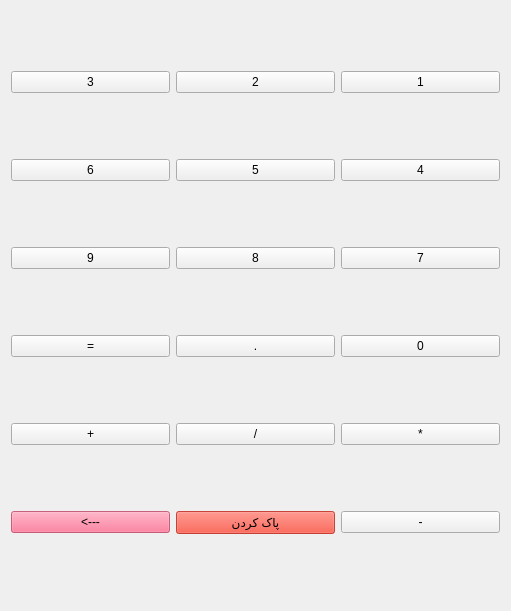
  <widget class="QWidget" name="gridLayoutWidget">
   <property name="geometry">
    <rect>
     <x>690</x>
     <y>220</y>
     <width>511</width>
     <height>611</height>
    </rect>
   </property>
   <layout class="QGridLayout" name="gridLayout">
    <item row="3" column="1">
     <widget class="QPushButton" name="pushButton_14">
      <property name="text">
       <string>8</string>
      </property>
     </widget>
    </item>
    <item row="3" column="0">
     <widget class="QPushButton" name="pushButton_10">
      <property name="text">
       <string>9</string>
      </property>
     </widget>
    </item>
    <item row="5" column="1">
     <widget class="QPushButton" name="pushButton_16">
      <property name="text">
       <string>/</string>
      </property>
     </widget>
    </item>
    <item row="6" column="0">
     <widget class="QPushButton" name="pushButton_18">
      <property name="palette">
       <palette>
        <active>
         <colorrole role="WindowText">
          <brush brushstyle="SolidPattern">
           <color alpha="255">
            <red>0</red>
            <green>0</green>
            <blue>0</blue>
           </color>
          </brush>
         </colorrole>
         <colorrole role="Button">
          <brush brushstyle="SolidPattern">
           <color alpha="190">
            <red>255</red>
            <green>85</green>
            <blue>127</blue>
           </color>
          </brush>
         </colorrole>
         <colorrole role="Light">
          <brush brushstyle="SolidPattern">
           <color alpha="190">
            <red>255</red>
            <green>213</green>
            <blue>223</blue>
           </color>
          </brush>
         </colorrole>
         <colorrole role="Midlight">
          <brush brushstyle="SolidPattern">
           <color alpha="190">
            <red>255</red>
            <green>149</green>
            <blue>175</blue>
           </color>
          </brush>
         </colorrole>
         <colorrole role="Dark">
          <brush brushstyle="SolidPattern">
           <color alpha="190">
            <red>127</red>
            <green>42</green>
            <blue>63</blue>
           </color>
          </brush>
         </colorrole>
         <colorrole role="Mid">
          <brush brushstyle="SolidPattern">
           <color alpha="190">
            <red>170</red>
            <green>56</green>
            <blue>84</blue>
           </color>
          </brush>
         </colorrole>
         <colorrole role="Text">
          <brush brushstyle="SolidPattern">
           <color alpha="255">
            <red>0</red>
            <green>0</green>
            <blue>0</blue>
           </color>
          </brush>
         </colorrole>
         <colorrole role="BrightText">
          <brush brushstyle="SolidPattern">
           <color alpha="255">
            <red>255</red>
            <green>255</green>
            <blue>255</blue>
           </color>
          </brush>
         </colorrole>
         <colorrole role="ButtonText">
          <brush brushstyle="SolidPattern">
           <color alpha="255">
            <red>0</red>
            <green>0</green>
            <blue>0</blue>
           </color>
          </brush>
         </colorrole>
         <colorrole role="Base">
          <brush brushstyle="SolidPattern">
           <color alpha="255">
            <red>255</red>
            <green>255</green>
            <blue>255</blue>
           </color>
          </brush>
         </colorrole>
         <colorrole role="Window">
          <brush brushstyle="SolidPattern">
           <color alpha="190">
            <red>255</red>
            <green>85</green>
            <blue>127</blue>
           </color>
          </brush>
         </colorrole>
         <colorrole role="Shadow">
          <brush brushstyle="SolidPattern">
           <color alpha="255">
            <red>0</red>
            <green>0</green>
            <blue>0</blue>
           </color>
          </brush>
         </colorrole>
         <colorrole role="AlternateBase">
          <brush brushstyle="SolidPattern">
           <color alpha="222">
            <red>255</red>
            <green>170</green>
            <blue>191</blue>
           </color>
          </brush>
         </colorrole>
         <colorrole role="ToolTipBase">
          <brush brushstyle="SolidPattern">
           <color alpha="255">
            <red>255</red>
            <green>255</green>
            <blue>220</blue>
           </color>
          </brush>
         </colorrole>
         <colorrole role="ToolTipText">
          <brush brushstyle="SolidPattern">
           <color alpha="255">
            <red>0</red>
            <green>0</green>
            <blue>0</blue>
           </color>
          </brush>
         </colorrole>
         <colorrole role="PlaceholderText">
          <brush brushstyle="NoBrush">
           <color alpha="128">
            <red>0</red>
            <green>0</green>
            <blue>0</blue>
           </color>
          </brush>
         </colorrole>
        </active>
        <inactive>
         <colorrole role="WindowText">
          <brush brushstyle="SolidPattern">
           <color alpha="255">
            <red>0</red>
            <green>0</green>
            <blue>0</blue>
           </color>
          </brush>
         </colorrole>
         <colorrole role="Button">
          <brush brushstyle="SolidPattern">
           <color alpha="190">
            <red>255</red>
            <green>85</green>
            <blue>127</blue>
           </color>
          </brush>
         </colorrole>
         <colorrole role="Light">
          <brush brushstyle="SolidPattern">
           <color alpha="190">
            <red>255</red>
            <green>213</green>
            <blue>223</blue>
           </color>
          </brush>
         </colorrole>
         <colorrole role="Midlight">
          <brush brushstyle="SolidPattern">
           <color alpha="190">
            <red>255</red>
            <green>149</green>
            <blue>175</blue>
           </color>
          </brush>
         </colorrole>
         <colorrole role="Dark">
          <brush brushstyle="SolidPattern">
           <color alpha="190">
            <red>127</red>
            <green>42</green>
            <blue>63</blue>
           </color>
          </brush>
         </colorrole>
         <colorrole role="Mid">
          <brush brushstyle="SolidPattern">
           <color alpha="190">
            <red>170</red>
            <green>56</green>
            <blue>84</blue>
           </color>
          </brush>
         </colorrole>
         <colorrole role="Text">
          <brush brushstyle="SolidPattern">
           <color alpha="255">
            <red>0</red>
            <green>0</green>
            <blue>0</blue>
           </color>
          </brush>
         </colorrole>
         <colorrole role="BrightText">
          <brush brushstyle="SolidPattern">
           <color alpha="255">
            <red>255</red>
            <green>255</green>
            <blue>255</blue>
           </color>
          </brush>
         </colorrole>
         <colorrole role="ButtonText">
          <brush brushstyle="SolidPattern">
           <color alpha="255">
            <red>0</red>
            <green>0</green>
            <blue>0</blue>
           </color>
          </brush>
         </colorrole>
         <colorrole role="Base">
          <brush brushstyle="SolidPattern">
           <color alpha="255">
            <red>255</red>
            <green>255</green>
            <blue>255</blue>
           </color>
          </brush>
         </colorrole>
         <colorrole role="Window">
          <brush brushstyle="SolidPattern">
           <color alpha="190">
            <red>255</red>
            <green>85</green>
            <blue>127</blue>
           </color>
          </brush>
         </colorrole>
         <colorrole role="Shadow">
          <brush brushstyle="SolidPattern">
           <color alpha="255">
            <red>0</red>
            <green>0</green>
            <blue>0</blue>
           </color>
          </brush>
         </colorrole>
         <colorrole role="AlternateBase">
          <brush brushstyle="SolidPattern">
           <color alpha="222">
            <red>255</red>
            <green>170</green>
            <blue>191</blue>
           </color>
          </brush>
         </colorrole>
         <colorrole role="ToolTipBase">
          <brush brushstyle="SolidPattern">
           <color alpha="255">
            <red>255</red>
            <green>255</green>
            <blue>220</blue>
           </color>
          </brush>
         </colorrole>
         <colorrole role="ToolTipText">
          <brush brushstyle="SolidPattern">
           <color alpha="255">
            <red>0</red>
            <green>0</green>
            <blue>0</blue>
           </color>
          </brush>
         </colorrole>
         <colorrole role="PlaceholderText">
          <brush brushstyle="NoBrush">
           <color alpha="128">
            <red>0</red>
            <green>0</green>
            <blue>0</blue>
           </color>
          </brush>
         </colorrole>
        </inactive>
        <disabled>
         <colorrole role="WindowText">
          <brush brushstyle="SolidPattern">
           <color alpha="190">
            <red>127</red>
            <green>42</green>
            <blue>63</blue>
           </color>
          </brush>
         </colorrole>
         <colorrole role="Button">
          <brush brushstyle="SolidPattern">
           <color alpha="190">
            <red>255</red>
            <green>85</green>
            <blue>127</blue>
           </color>
          </brush>
         </colorrole>
         <colorrole role="Light">
          <brush brushstyle="SolidPattern">
           <color alpha="190">
            <red>255</red>
            <green>213</green>
            <blue>223</blue>
           </color>
          </brush>
         </colorrole>
         <colorrole role="Midlight">
          <brush brushstyle="SolidPattern">
           <color alpha="190">
            <red>255</red>
            <green>149</green>
            <blue>175</blue>
           </color>
          </brush>
         </colorrole>
         <colorrole role="Dark">
          <brush brushstyle="SolidPattern">
           <color alpha="190">
            <red>127</red>
            <green>42</green>
            <blue>63</blue>
           </color>
          </brush>
         </colorrole>
         <colorrole role="Mid">
          <brush brushstyle="SolidPattern">
           <color alpha="190">
            <red>170</red>
            <green>56</green>
            <blue>84</blue>
           </color>
          </brush>
         </colorrole>
         <colorrole role="Text">
          <brush brushstyle="SolidPattern">
           <color alpha="190">
            <red>127</red>
            <green>42</green>
            <blue>63</blue>
           </color>
          </brush>
         </colorrole>
         <colorrole role="BrightText">
          <brush brushstyle="SolidPattern">
           <color alpha="255">
            <red>255</red>
            <green>255</green>
            <blue>255</blue>
           </color>
          </brush>
         </colorrole>
         <colorrole role="ButtonText">
          <brush brushstyle="SolidPattern">
           <color alpha="190">
            <red>127</red>
            <green>42</green>
            <blue>63</blue>
           </color>
          </brush>
         </colorrole>
         <colorrole role="Base">
          <brush brushstyle="SolidPattern">
           <color alpha="190">
            <red>255</red>
            <green>85</green>
            <blue>127</blue>
           </color>
          </brush>
         </colorrole>
         <colorrole role="Window">
          <brush brushstyle="SolidPattern">
           <color alpha="190">
            <red>255</red>
            <green>85</green>
            <blue>127</blue>
           </color>
          </brush>
         </colorrole>
         <colorrole role="Shadow">
          <brush brushstyle="SolidPattern">
           <color alpha="255">
            <red>0</red>
            <green>0</green>
            <blue>0</blue>
           </color>
          </brush>
         </colorrole>
         <colorrole role="AlternateBase">
          <brush brushstyle="SolidPattern">
           <color alpha="190">
            <red>255</red>
            <green>85</green>
            <blue>127</blue>
           </color>
          </brush>
         </colorrole>
         <colorrole role="ToolTipBase">
          <brush brushstyle="SolidPattern">
           <color alpha="255">
            <red>255</red>
            <green>255</green>
            <blue>220</blue>
           </color>
          </brush>
         </colorrole>
         <colorrole role="ToolTipText">
          <brush brushstyle="SolidPattern">
           <color alpha="255">
            <red>0</red>
            <green>0</green>
            <blue>0</blue>
           </color>
          </brush>
         </colorrole>
         <colorrole role="PlaceholderText">
          <brush brushstyle="NoBrush">
           <color alpha="128">
            <red>0</red>
            <green>0</green>
            <blue>0</blue>
           </color>
          </brush>
         </colorrole>
        </disabled>
       </palette>
      </property>
      <property name="text">
       <string>&lt;---</string>
      </property>
     </widget>
    </item>
    <item row="2" column="0">
     <widget class="QPushButton" name="pushButton_13">
      <property name="text">
       <string>6</string>
      </property>
     </widget>
    </item>
    <item row="4" column="2">
     <widget class="QPushButton" name="pushButton_5">
      <property name="text">
       <string>0</string>
      </property>
     </widget>
    </item>
    <item row="2" column="1">
     <widget class="QPushButton" name="pushButton_9">
      <property name="text">
       <string>5</string>
      </property>
     </widget>
    </item>
    <item row="1" column="1">
     <widget class="QPushButton" name="pushButton_2">
      <property name="text">
       <string>2</string>
      </property>
     </widget>
    </item>
    <item row="3" column="2">
     <widget class="QPushButton" name="pushButton_4">
      <property name="text">
       <string>7</string>
      </property>
     </widget>
    </item>
    <item row="4" column="0">
     <widget class="QPushButton" name="pushButton_11">
      <property name="text">
       <string>=</string>
      </property>
     </widget>
    </item>
    <item row="2" column="2">
     <widget class="QPushButton" name="pushButton_8">
      <property name="text">
       <string>4</string>
      </property>
     </widget>
    </item>
    <item row="6" column="1">
     <widget class="QPushButton" name="pushButton_17">
      <property name="palette">
       <palette>
        <active>
         <colorrole role="WindowText">
          <brush brushstyle="SolidPattern">
           <color alpha="255">
            <red>0</red>
            <green>0</green>
            <blue>0</blue>
           </color>
          </brush>
         </colorrole>
         <colorrole role="Button">
          <brush brushstyle="SolidPattern">
           <color alpha="190">
            <red>255</red>
            <green>36</green>
            <blue>16</blue>
           </color>
          </brush>
         </colorrole>
         <colorrole role="Light">
          <brush brushstyle="SolidPattern">
           <color alpha="190">
            <red>255</red>
            <green>153</green>
            <blue>144</blue>
           </color>
          </brush>
         </colorrole>
         <colorrole role="Midlight">
          <brush brushstyle="SolidPattern">
           <color alpha="190">
            <red>255</red>
            <green>94</green>
            <blue>80</blue>
           </color>
          </brush>
         </colorrole>
         <colorrole role="Dark">
          <brush brushstyle="SolidPattern">
           <color alpha="190">
            <red>127</red>
            <green>18</green>
            <blue>8</blue>
           </color>
          </brush>
         </colorrole>
         <colorrole role="Mid">
          <brush brushstyle="SolidPattern">
           <color alpha="190">
            <red>170</red>
            <green>24</green>
            <blue>10</blue>
           </color>
          </brush>
         </colorrole>
         <colorrole role="Text">
          <brush brushstyle="SolidPattern">
           <color alpha="255">
            <red>0</red>
            <green>0</green>
            <blue>0</blue>
           </color>
          </brush>
         </colorrole>
         <colorrole role="BrightText">
          <brush brushstyle="SolidPattern">
           <color alpha="255">
            <red>255</red>
            <green>255</green>
            <blue>255</blue>
           </color>
          </brush>
         </colorrole>
         <colorrole role="ButtonText">
          <brush brushstyle="SolidPattern">
           <color alpha="255">
            <red>0</red>
            <green>0</green>
            <blue>0</blue>
           </color>
          </brush>
         </colorrole>
         <colorrole role="Base">
          <brush brushstyle="SolidPattern">
           <color alpha="255">
            <red>255</red>
            <green>255</green>
            <blue>255</blue>
           </color>
          </brush>
         </colorrole>
         <colorrole role="Window">
          <brush brushstyle="SolidPattern">
           <color alpha="190">
            <red>255</red>
            <green>36</green>
            <blue>16</blue>
           </color>
          </brush>
         </colorrole>
         <colorrole role="Shadow">
          <brush brushstyle="SolidPattern">
           <color alpha="255">
            <red>0</red>
            <green>0</green>
            <blue>0</blue>
           </color>
          </brush>
         </colorrole>
         <colorrole role="AlternateBase">
          <brush brushstyle="SolidPattern">
           <color alpha="222">
            <red>255</red>
            <green>145</green>
            <blue>135</blue>
           </color>
          </brush>
         </colorrole>
         <colorrole role="ToolTipBase">
          <brush brushstyle="SolidPattern">
           <color alpha="255">
            <red>255</red>
            <green>255</green>
            <blue>220</blue>
           </color>
          </brush>
         </colorrole>
         <colorrole role="ToolTipText">
          <brush brushstyle="SolidPattern">
           <color alpha="255">
            <red>0</red>
            <green>0</green>
            <blue>0</blue>
           </color>
          </brush>
         </colorrole>
         <colorrole role="PlaceholderText">
          <brush brushstyle="NoBrush">
           <color alpha="128">
            <red>0</red>
            <green>0</green>
            <blue>0</blue>
           </color>
          </brush>
         </colorrole>
        </active>
        <inactive>
         <colorrole role="WindowText">
          <brush brushstyle="SolidPattern">
           <color alpha="255">
            <red>0</red>
            <green>0</green>
            <blue>0</blue>
           </color>
          </brush>
         </colorrole>
         <colorrole role="Button">
          <brush brushstyle="SolidPattern">
           <color alpha="190">
            <red>255</red>
            <green>36</green>
            <blue>16</blue>
           </color>
          </brush>
         </colorrole>
         <colorrole role="Light">
          <brush brushstyle="SolidPattern">
           <color alpha="190">
            <red>255</red>
            <green>153</green>
            <blue>144</blue>
           </color>
          </brush>
         </colorrole>
         <colorrole role="Midlight">
          <brush brushstyle="SolidPattern">
           <color alpha="190">
            <red>255</red>
            <green>94</green>
            <blue>80</blue>
           </color>
          </brush>
         </colorrole>
         <colorrole role="Dark">
          <brush brushstyle="SolidPattern">
           <color alpha="190">
            <red>127</red>
            <green>18</green>
            <blue>8</blue>
           </color>
          </brush>
         </colorrole>
         <colorrole role="Mid">
          <brush brushstyle="SolidPattern">
           <color alpha="190">
            <red>170</red>
            <green>24</green>
            <blue>10</blue>
           </color>
          </brush>
         </colorrole>
         <colorrole role="Text">
          <brush brushstyle="SolidPattern">
           <color alpha="255">
            <red>0</red>
            <green>0</green>
            <blue>0</blue>
           </color>
          </brush>
         </colorrole>
         <colorrole role="BrightText">
          <brush brushstyle="SolidPattern">
           <color alpha="255">
            <red>255</red>
            <green>255</green>
            <blue>255</blue>
           </color>
          </brush>
         </colorrole>
         <colorrole role="ButtonText">
          <brush brushstyle="SolidPattern">
           <color alpha="255">
            <red>0</red>
            <green>0</green>
            <blue>0</blue>
           </color>
          </brush>
         </colorrole>
         <colorrole role="Base">
          <brush brushstyle="SolidPattern">
           <color alpha="255">
            <red>255</red>
            <green>255</green>
            <blue>255</blue>
           </color>
          </brush>
         </colorrole>
         <colorrole role="Window">
          <brush brushstyle="SolidPattern">
           <color alpha="190">
            <red>255</red>
            <green>36</green>
            <blue>16</blue>
           </color>
          </brush>
         </colorrole>
         <colorrole role="Shadow">
          <brush brushstyle="SolidPattern">
           <color alpha="255">
            <red>0</red>
            <green>0</green>
            <blue>0</blue>
           </color>
          </brush>
         </colorrole>
         <colorrole role="AlternateBase">
          <brush brushstyle="SolidPattern">
           <color alpha="222">
            <red>255</red>
            <green>145</green>
            <blue>135</blue>
           </color>
          </brush>
         </colorrole>
         <colorrole role="ToolTipBase">
          <brush brushstyle="SolidPattern">
           <color alpha="255">
            <red>255</red>
            <green>255</green>
            <blue>220</blue>
           </color>
          </brush>
         </colorrole>
         <colorrole role="ToolTipText">
          <brush brushstyle="SolidPattern">
           <color alpha="255">
            <red>0</red>
            <green>0</green>
            <blue>0</blue>
           </color>
          </brush>
         </colorrole>
         <colorrole role="PlaceholderText">
          <brush brushstyle="NoBrush">
           <color alpha="128">
            <red>0</red>
            <green>0</green>
            <blue>0</blue>
           </color>
          </brush>
         </colorrole>
        </inactive>
        <disabled>
         <colorrole role="WindowText">
          <brush brushstyle="SolidPattern">
           <color alpha="190">
            <red>127</red>
            <green>18</green>
            <blue>8</blue>
           </color>
          </brush>
         </colorrole>
         <colorrole role="Button">
          <brush brushstyle="SolidPattern">
           <color alpha="190">
            <red>255</red>
            <green>36</green>
            <blue>16</blue>
           </color>
          </brush>
         </colorrole>
         <colorrole role="Light">
          <brush brushstyle="SolidPattern">
           <color alpha="190">
            <red>255</red>
            <green>153</green>
            <blue>144</blue>
           </color>
          </brush>
         </colorrole>
         <colorrole role="Midlight">
          <brush brushstyle="SolidPattern">
           <color alpha="190">
            <red>255</red>
            <green>94</green>
            <blue>80</blue>
           </color>
          </brush>
         </colorrole>
         <colorrole role="Dark">
          <brush brushstyle="SolidPattern">
           <color alpha="190">
            <red>127</red>
            <green>18</green>
            <blue>8</blue>
           </color>
          </brush>
         </colorrole>
         <colorrole role="Mid">
          <brush brushstyle="SolidPattern">
           <color alpha="190">
            <red>170</red>
            <green>24</green>
            <blue>10</blue>
           </color>
          </brush>
         </colorrole>
         <colorrole role="Text">
          <brush brushstyle="SolidPattern">
           <color alpha="190">
            <red>127</red>
            <green>18</green>
            <blue>8</blue>
           </color>
          </brush>
         </colorrole>
         <colorrole role="BrightText">
          <brush brushstyle="SolidPattern">
           <color alpha="255">
            <red>255</red>
            <green>255</green>
            <blue>255</blue>
           </color>
          </brush>
         </colorrole>
         <colorrole role="ButtonText">
          <brush brushstyle="SolidPattern">
           <color alpha="190">
            <red>127</red>
            <green>18</green>
            <blue>8</blue>
           </color>
          </brush>
         </colorrole>
         <colorrole role="Base">
          <brush brushstyle="SolidPattern">
           <color alpha="190">
            <red>255</red>
            <green>36</green>
            <blue>16</blue>
           </color>
          </brush>
         </colorrole>
         <colorrole role="Window">
          <brush brushstyle="SolidPattern">
           <color alpha="190">
            <red>255</red>
            <green>36</green>
            <blue>16</blue>
           </color>
          </brush>
         </colorrole>
         <colorrole role="Shadow">
          <brush brushstyle="SolidPattern">
           <color alpha="255">
            <red>0</red>
            <green>0</green>
            <blue>0</blue>
           </color>
          </brush>
         </colorrole>
         <colorrole role="AlternateBase">
          <brush brushstyle="SolidPattern">
           <color alpha="190">
            <red>255</red>
            <green>36</green>
            <blue>16</blue>
           </color>
          </brush>
         </colorrole>
         <colorrole role="ToolTipBase">
          <brush brushstyle="SolidPattern">
           <color alpha="255">
            <red>255</red>
            <green>255</green>
            <blue>220</blue>
           </color>
          </brush>
         </colorrole>
         <colorrole role="ToolTipText">
          <brush brushstyle="SolidPattern">
           <color alpha="255">
            <red>0</red>
            <green>0</green>
            <blue>0</blue>
           </color>
          </brush>
         </colorrole>
         <colorrole role="PlaceholderText">
          <brush brushstyle="NoBrush">
           <color alpha="128">
            <red>0</red>
            <green>0</green>
            <blue>0</blue>
           </color>
          </brush>
         </colorrole>
        </disabled>
       </palette>
      </property>
      <property name="text">
       <string>پاک کردن</string>
      </property>
     </widget>
    </item>
    <item row="5" column="0">
     <widget class="QPushButton" name="pushButton_15">
      <property name="text">
       <string>+</string>
      </property>
     </widget>
    </item>
    <item row="1" column="2">
     <widget class="QPushButton" name="pushButton">
      <property name="text">
       <string>1</string>
      </property>
     </widget>
    </item>
    <item row="6" column="2">
     <widget class="QPushButton" name="pushButton_7">
      <property name="text">
       <string>-</string>
      </property>
     </widget>
    </item>
    <item row="1" column="0">
     <widget class="QPushButton" name="pushButton_3">
      <property name="text">
       <string>3</string>
      </property>
     </widget>
    </item>
    <item row="4" column="1">
     <widget class="QPushButton" name="pushButton_12">
      <property name="text">
       <string>.</string>
      </property>
     </widget>
    </item>
    <item row="5" column="2">
     <widget class="QPushButton" name="pushButton_6">
      <property name="text">
       <string>*</string>
      </property>
     </widget>
    </item>
   </layout>
  </widget>
